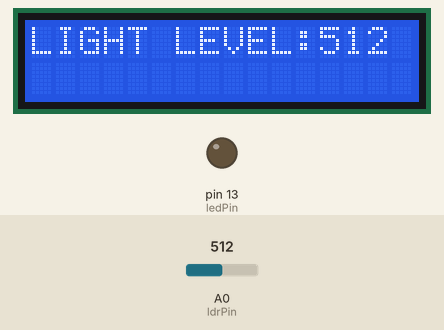
Simulated run of this sketch. Board: Arduino Uno, built with avr-gcc and run on an emulated ATmega328P. On the bench: 16×2 character LCD, output pins drawn as LEDs (lit = HIGH). The inputs (shaded band) are chosen by the test bench; at power-on: A0 (ldrPin) = 512. What the sketch prints to the serial monitor is not drawn.

Above: at 1.2 s.
1.3 s: A0 (ldrPin) set to 210
At 2.3 s:
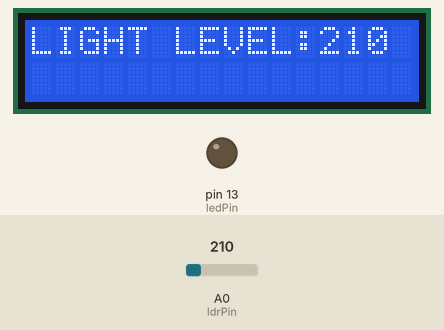
2.8 s: A0 (ldrPin) set to 192
At 3.2 s:
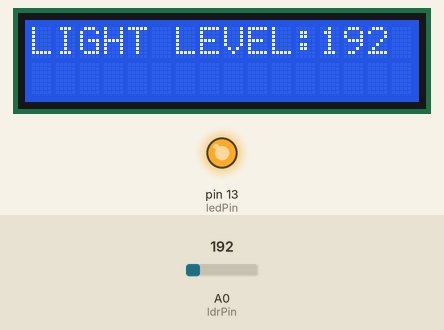
4.3 s: A0 (ldrPin) set to 306
At 4.9 s:
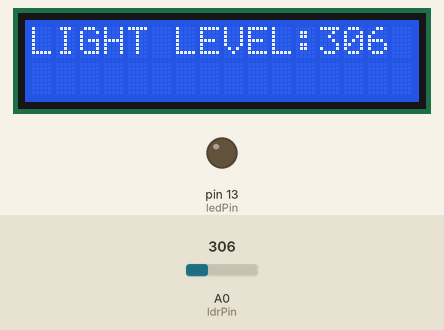
5.8 s: A0 (ldrPin) set to 0
At 6.9 s:
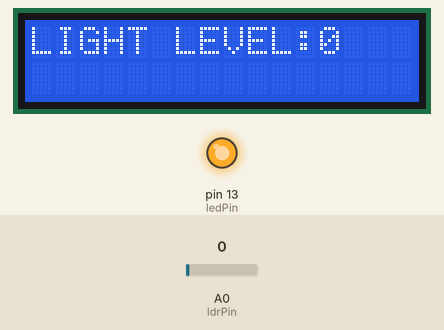
Timing chart, 0 to 8.8 s (numbered marks = the images above; inputs shaded):
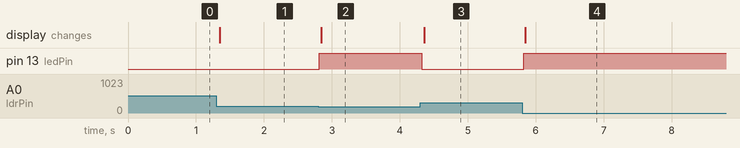

The sketch:

ldr_led.ino
```cpp
// include the library code:
#include <LiquidCrystal.h>
LiquidCrystal lcd(12, 11, 5, 4, 3, 2);

const int ledPin = 13;

const int ldrPin = A0;

void setup() { //initialise for at least 2s
  Serial.begin(9600);
  lcd.begin(16, 2);
  lcd.print("INITIALISING");
  pinMode(ledPin, OUTPUT);
  pinMode(ldrPin, INPUT);
}
void loop()
{
 int sensorValue = analogRead(A0);
 lcd.clear();
 lcd.setCursor(0, 0);
 lcd.print("LIGHT LEVEL:");
 lcd.print(sensorValue);
 lcd.setCursor(0, 1);

if (sensorValue <= 200) {

digitalWrite(ledPin, HIGH);

Serial.print("Its DARK, Turn on the LED : ");

Serial.println(sensorValue);

} else {

digitalWrite(ledPin, LOW);

Serial.print("Its BRIGHT, Turn off the LED : ");

Serial.println(sensorValue);

}
}
```

Measured:
- the behaviour switches between 201 and 200 on A0 (ldrPin) (found by bisection; images 1 and 2)
- after the input at 1.3 s, the display: changes after 0.05 s (image 1)
- after the input at 2.8 s, pin 13 (ledPin): LOW → HIGH at once; the display: changes at once (image 2)
- after the input at 4.3 s, pin 13 (ledPin): HIGH → LOW at once; the display: changes after 0.06 s (image 3)
- after the input at 5.8 s, pin 13 (ledPin): LOW → HIGH at once; the display: changes after 0.05 s (image 4)
